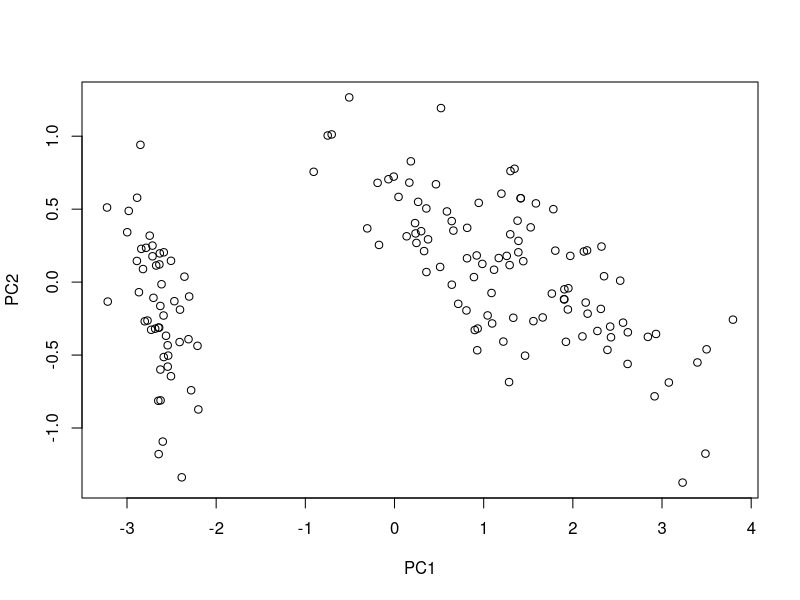

Reproduce this figure in R.
library(pcaMethods)

M <- as.matrix(iris[, 1:4])
print(dim(M))
head(M)
tail(M)

pca <- prcomp(M) #perform PCA analysis.

PCs <- predict(pca)[ ,1:3]
plot(PCs)

#test only
#update on 11/01/2023
